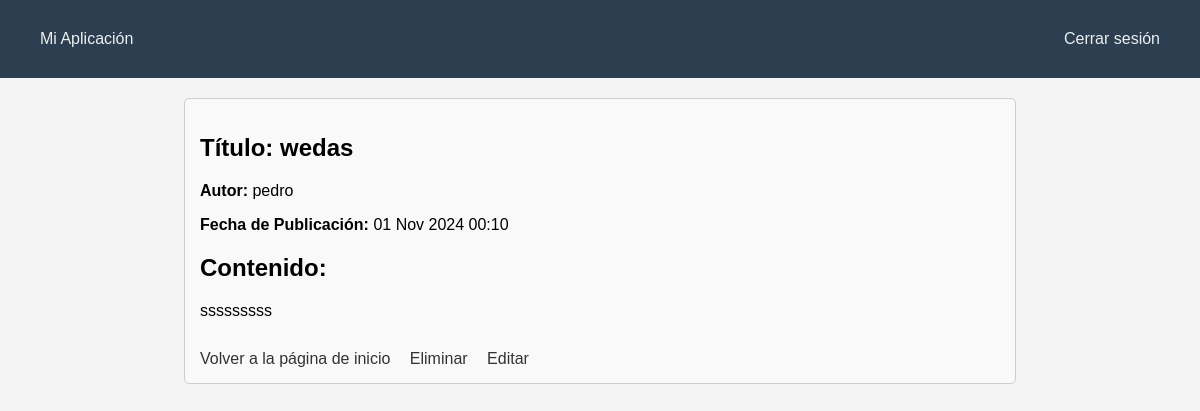
/posts/2/ (signed in), run on the app's committed database.
### logs/models.py (models this page shows)
class Post(models.Model):
    Titulo = models.CharField(max_length=200)
    Contenido = models.TextField()
    Fecha_de_Publicacion = models.DateTimeField(auto_now_add=True)
    Autor = models.ForeignKey(User, on_delete=models.CASCADE)
    class Meta:
        permissions = [
            ("crear_publicacion", "Puede crear publicaciones"),
            ("editar_publicacion", "Puede editar publicaciones"),
            ("eliminar_publicacion", "Puede eliminar publicaciones"),
            ("ver_publicacion", "Puede ver publicaciones"),
        ]

### logs/views.py (the view)
# urls.py: path('posts/<int:post_id>/', views.posts_detail, name='detalle_post'),
@login_required
@permission_required('logs.ver_publicacion', raise_exception=True)
def posts_detail(request, post_id):
    post = get_object_or_404(Post, id=post_id)
    can_delete = request.user.has_perm('logs.eliminar_publicacion')
    can_edit = request.user.has_perm('logs.editar_publicacion')
    return render(request, 'detallePublicaciones.html', {'post': post, 'can_delete': can_delete, 'can_edit': can_edit})

### logs/templates/detallePublicaciones.html (shortened to what this page needs)
{% extends "base.html" %}
{% block content %}
    <div class="post_detalle">
        <h2><strong>Título:</strong> {{ post.Titulo }}</h2>
        <p><strong>Autor:</strong> {{ post.Autor.username }}</p>
        <p><strong>Fecha de Publicación:</strong> {{ post.Fecha_de_Publicacion|date:"d M Y H:i" }}</p>
        <div class="post_contenido">
            <h2>Contenido:</h2>
            <p>{{ post.Contenido }}</p>
        </div>
        <div class="enlaces">
            <a href="{% url 'home' %}">Volver a la página de inicio</a>
            {% if can_delete %}
                <a href="{% url 'eliminar_post' post.id %}">Eliminar</a>
            {% endif %}
            {% if can_edit %}
                <a href="{% url 'editar_post' post.id %}">Editar</a>
            {% endif %}
        </div>
    </div>
{% endblock %}

### logs/static/logs/style.css (style rules this page uses)
html { margin: 0; }
body { font-family: Arial, sans-serif; margin: 0; padding: 0; background-color: #f4f4f4; }
a { color: #007bff; text-decoration: none; }
.post_detalle { max-width: 800px; margin: 20px auto; padding: 15px; border: 1px solid #ccc; border-radius: 5px; background-color: #f9f9f9; }
.post_contenido { margin-top: 20px; }
.enlaces { margin-top: 30px; }
.enlaces a { display: inline-block; margin-right: 15px; text-decoration: none; color: #333; }

### data on the page
Post: Titulo "wedas", Autor.username "pedro", Fecha_de_Publicacion "01 Nov 2024 00:10", Contenido "sssssssss"
